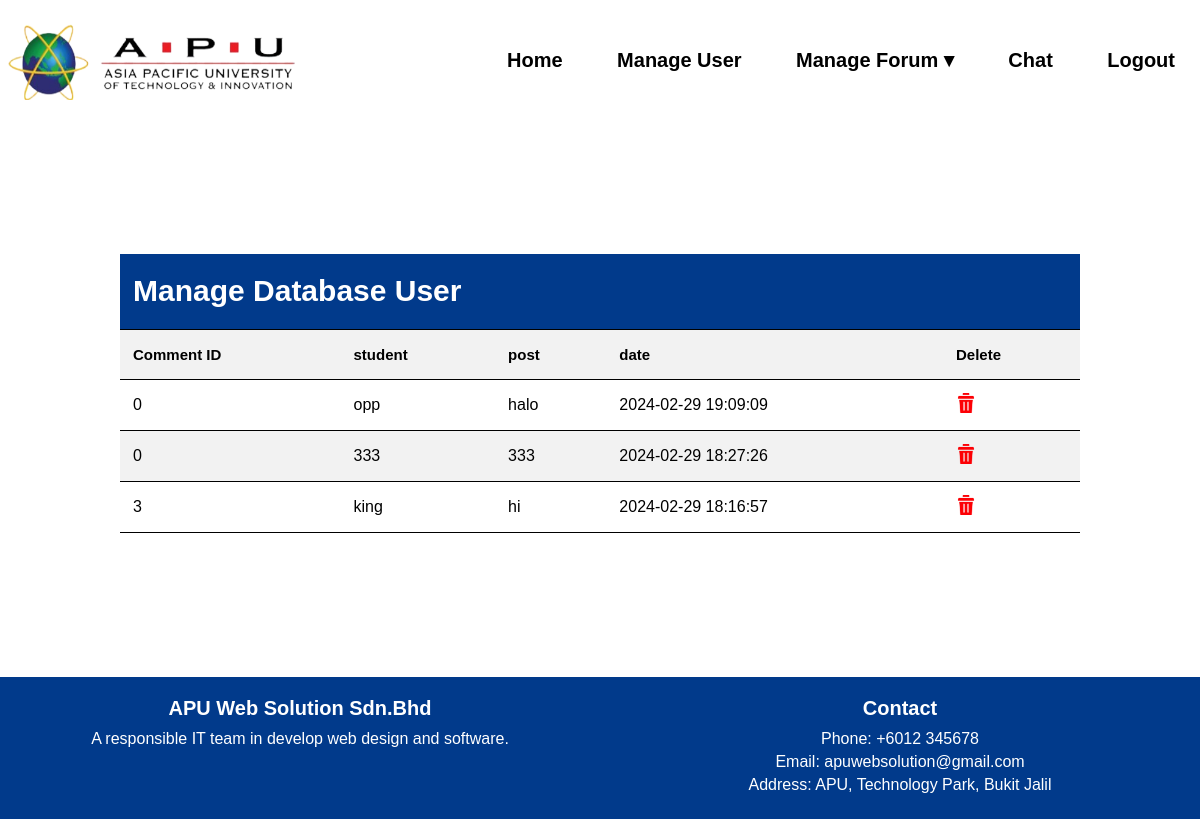
Screenshot of /staffviewdatabase.php with the database file from the repository.
### tables this page shows
CREATE TABLE IF NOT EXISTS `discussiondatabase` (
  `id` int NOT NULL AUTO_INCREMENT,
  `parent_comment` varchar(500) NOT NULL,
  `student` varchar(1000) NOT NULL,
  `post` varchar(1000) NOT NULL,
  `date` datetime NOT NULL DEFAULT CURRENT_TIMESTAMP,
  PRIMARY KEY (`id`)
);

### staffviewdatabase.php (the view, shortened to what this page needs)
<!DOCTYPE html>
<html>
<head>
<link rel="stylesheet" href="staffview.css">
</head>
<header>
    <div class="header">
        <div class="logo">
            <a href="admin_main_page.php">
                <img src="logo.png" alt="Logo" width="300px;" height="100px;" margin-buttom="-15px;">
            </a>
        </div>
        <nav class="navbar">
            <ul>
                <li><a href="admin_main_page.php">Home</a></li>
                <li><a href="manage_user.php">Manage User</a></li>
                <li>
                    <a>Manage Forum ▾</a>
                </li>
                <li><a href="#">Chat</a></li>
                <li><a href="logout.php">Logout</a></li>
            </ul>
        </nav>
    </div>
    </header>
<br><br><br><br><br>
<?php
try {
    $pdo = new PDO('mysql:host=localhost;dbname=sdp', 'root', '');
    $pdo->setAttribute(PDO::ATTR_ERRMODE, PDO::ERRMODE_EXCEPTION);
    $stmt = $pdo->query("SELECT * FROM discussiondatabase");
    ?>
    <table id="register" class="common-table" style="border-collapse: collapse;">
    <tr class="manage-user" style="height: 75px;">
        <th colspan="5" style="font-size:30px; padding-top: 0; padding-bottom: 0; ">Manage Database User</th>
    </tr>
    <tr style="height: 50px; font-size: 15px;">
    <th>Comment ID</th>
    <th>student</th>
    <th>post</th>
    <th>date</th>
    <th>Delete</th>
    </tr>
    <?php
    while ($row = $stmt->fetch(PDO::FETCH_ASSOC)) {
        echo '<tr>';
        echo '<td>';
        echo $row["parent_comment"];
        echo '</td>';
        echo '<td>';
        echo $row["student"];
        echo '</td>';
        echo '<td>';
        echo $row["post"];
        echo '</td>';
        echo '<td>';
        echo $row["date"];
        echo '</td>';
        echo '<td><a onclick="return confirm(\'Delete this record?\')" href="deleteforumdatabase.php?id='.$row['id'].'"><img src="image/bin.png" alt="Delete" style="width:20px;height:20px;"></a></td>';
        echo '</tr>';
    }
    ?>
    </table>
    <?php
} catch (PDOException $e) {
    die("Error: " . $e->getMessage());
}
?>
</body>
<br><br><br><br><br><br><br><br>
<footer>
  <div class="footer-content">
      <div class="footer-item">
          <h3>APU Web Solution Sdn.Bhd</h3>
          <p>A responsible IT team in develop web design and software.</p>
      </div>
      <div class="footer-item">
          <h3>Contact</h3>
          <p>Phone: +6012 345678</p>
          <p>Email: apuwebsolution@gmail.com</p>
          <p>Address: APU, Technology Park, Bukit Jalil</p>
      </div>
  </div>
</footer>
</html>

### staffview.css (style rules this page uses)
* { margin: 0; padding: 0; box-sizing: border-box; font-family: Arial, sans-serif; }
header { background-color: white; }
.navbar ul { list-style: none; background: #fff; margin-top:15px; font-weight: 700; }
.navbar ul li { display: inline-block; position: relative; }
.navbar ul li a { display: block; padding: 20px 25px; color: #000; text-decoration: none; text-align: center; font-size: 20px; }
.header { display: flex; justify-content: space-between; align-items: center; }
.navbar { display: flex; }
.common-table { width: 80%; margin-left: 10%; margin-right: 10%; font-family: Arial, Helvetica, sans-serif; text-align: left; border-collapse: collapse; margin-top: 5%; }
.common-table th { padding: 13px; text-align: left; padding-top: 12px; padding-bottom: 12px; }
.common-table td, .common-table th { padding: 13px; text-align: left; border-bottom: 1px solid #000; }
.common-table tr:nth-child(even) { background-color: #f2f2f2; }
.common-table tr.manage-user,tr.search-user { width: 200px; height: 20px; text-align: left; color: #fff; background-color: #013a8b; }
footer { background-color: #013a8b; color: #fff; padding: 20px 0; position: relative; }
.footer-content { display: flex; justify-content: space-around; flex-wrap: wrap; }
.footer-item { flex: 1; text-align: center; margin: 0 20px; }
.footer-item h3 { font-size: 20px; margin-bottom: 10px; }
.footer-item p { font-size: 16px; margin: 5px 0; }

### rows the page displays
discussiondatabase: parent_comment "0", student "opp", post "halo", date "2024-02-29 19:09:09"
discussiondatabase: parent_comment "0", student "333", post "333", date "2024-02-29 18:27:26"
discussiondatabase: parent_comment "3", student "king", post "hi", date "2024-02-29 18:16:57"
